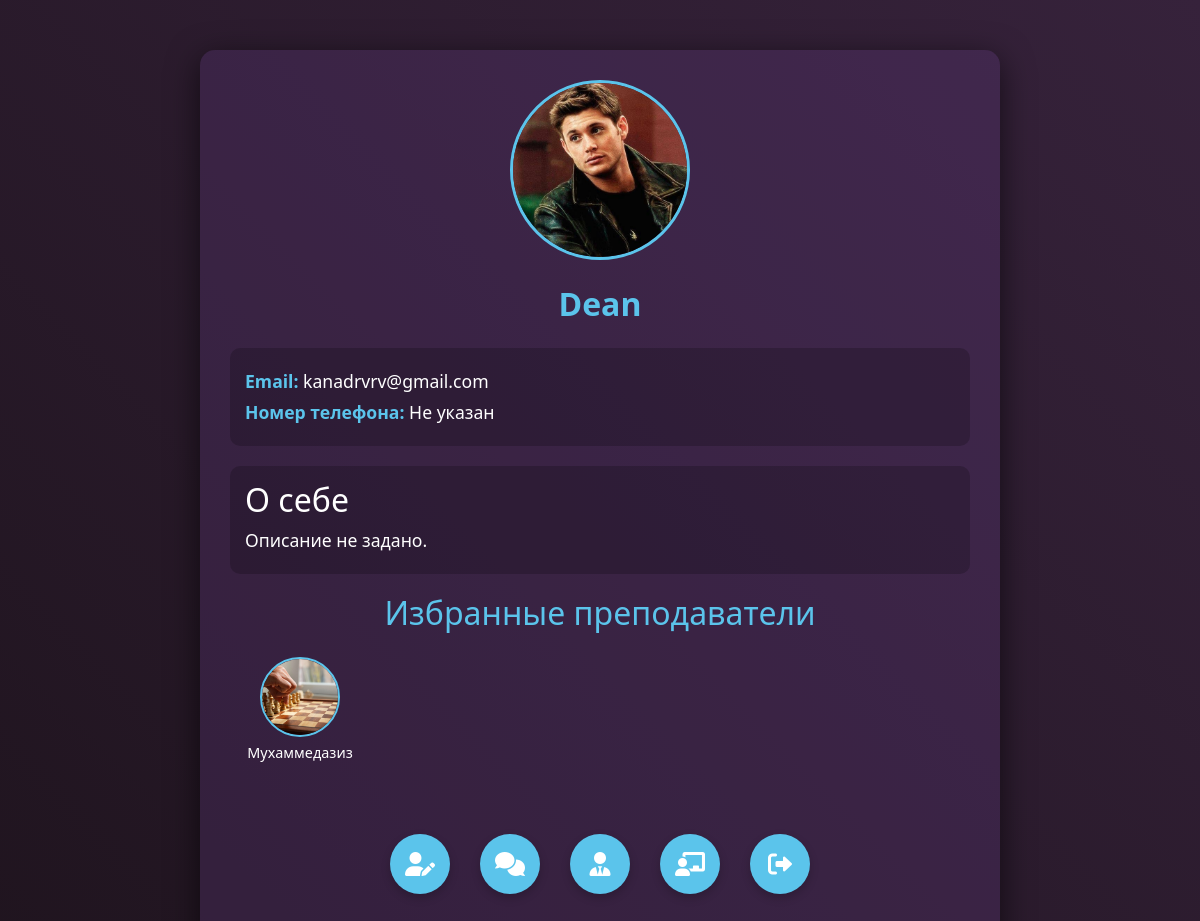
Screenshot of /my_profile/ (signed in) with the database file from the repository.
### accounts/models.py (models this page shows, shortened)
class CustomUser(AbstractUser):
    email = models.EmailField(unique=True)

### main/models.py (models this page shows, shortened)
class Profile(models.Model):
    user = models.OneToOneField(settings.AUTH_USER_MODEL, on_delete=models.CASCADE)
    name = models.CharField(max_length=255, blank=True)
    avatar = models.ImageField(upload_to='avatars/', blank=True, null=True)
    phone = models.CharField(max_length=20, blank=True)
    bio = models.TextField(blank=True)
    website = models.URLField(blank=True)
    favorite_teachers = models.ManyToManyField('Teacher', blank=True, related_name='favorited_by')
    is_teacher = models.BooleanField(default=False)
    owned_items = models.ManyToManyField(ShopItem, blank=True, related_name="owners")  # Купленные вещи
    balance = models.DecimalField(max_digits=10, decimal_places=2, default=0.00)
    selected_background = models.ForeignKey(ShopItem, null=True, blank=True, on_delete=models.SET_NULL, related_name='selected_backgrounds')
    selected_frame = models.ForeignKey(ShopItem, null=True, blank=True, on_delete=models.SET_NULL, related_name='selected_frames')
    selected_icon = models.ForeignKey(ShopItem, null=True, blank=True, on_delete=models.SET_NULL, related_name='selected_icons')

class Teacher(models.Model):
    user = models.ForeignKey(settings.AUTH_USER_MODEL, on_delete=models.CASCADE)
    name = models.CharField(max_length=255, default="")
    phone = models.CharField(max_length=20)
    skill_level = models.CharField(
        max_length=20,
        choices=[('Beginner', 'Beginner'), ('Intermediate', 'Intermediate'), ('Advanced', 'Advanced')],
        default='Beginner'
    )
    directions = models.TextField()
    skills = models.TextField()
    experience = models.TextField()
    price = models.FloatField()
    avatar = models.ImageField(upload_to='avatars/', blank=True, null=True)

### main/views.py (the view)
# urls.py: path('my_profile/', profile_view, name='my_profile'),
@login_required
def profile_view(request):
    profile = Profile.objects.get(user=request.user)
    chats = ChatMessage.objects.filter(
        Q(sender=request.user) | Q(receiver=request.user)
    ).values('sender', 'receiver').distinct()
    chat_users = set()
    for chat in chats:
        if chat['sender'] == request.user.id:
            chat_users.add(chat['receiver'])
        else:
            chat_users.add(chat['sender'])
    chat_teachers = Teacher.objects.filter(user__id__in=chat_users)
    return render(request, 'main/my_profile.html', {
        'chats': chat_teachers,
        'balance': profile.balance
    })

### main/templates/main/my_profile.html (shortened to what this page needs)
<!DOCTYPE html>
<html lang="ru">
<head>
  <link href="https://cdn.jsdelivr.net/npm/bootstrap@5.3.0/dist/css/bootstrap.min.css" rel="stylesheet">
    <link href="https://cdnjs.cloudflare.com/ajax/libs/font-awesome/6.0.0-beta3/css/all.min.css" rel="stylesheet">
</head>
<body>
  <div class="profile-container">
    {% if user.profile.avatar %}
      <img src="{{ user.profile.avatar.url }}" alt="{{ user.profile.name }}" class="avatar" id="avatarImage">
    {% else %}
      <img src="https://via.placeholder.com/180" alt="" class="avatar">
    {% endif %}
   <div class="name">
  {{ user.username|default:"Имя не задано" }}
</div>
    <div class="info">
      <p><strong>Email:</strong> {{ user.email }}</p>
      <p><strong>Номер телефона:</strong> {{ user.profile.phone|default:"Не указан" }}</p>
    </div>
    <div class="bio">
      <h2>О себе</h2>
      <p>{{ user.profile.bio|default:"Описание не задано." }}</p>
    </div>
    {% if user.profile.favorite_teachers.all %}
    <div class="favorites">
      <h2>Избранные преподаватели</h2>
      <div class="favorites-grid">
        {% for teacher in user.profile.favorite_teachers.all %}
          <a href="{% url 'teacher_detail' teacher.id %}" style="text-decoration: none; color: inherit;">
            <div class="favorite-teacher">
              {% if teacher.avatar %}
                <img src="{{ teacher.avatar.url }}" alt="{{ teacher.name }}">
              {% else %}
                <img src="https://via.placeholder.com/100" alt="Нет аватара">
              {% endif %}
              <p>{{ teacher.name }}</p>
            </div>
          </a>
        {% endfor %}
      </div>
    </div>
    {% endif %}
<div class="btn-container">
  <a href="{% url 'edit_profile' %}" class="btn-custom">
    <i class="fas fa-user-edit"></i>
  </a>
<a href="{% url 'chat_list' %}" class="btn-custom">
    <i class="fas fa-comments"></i>
</a>
  <a href="{% url 'my_teacher_ads' %}" class="btn-custom">
    <i class="fas fa-user-tie"></i>
  </a>
  <a href="{% url 'profile' %}" class="btn-custom become-teacher-btn">
    <i class="fas fa-chalkboard-teacher"></i>
  </a>
  <a href="{% url 'menu' %}" class="btn-custom">
    <i class="fas fa-sign-out-alt"></i>
  </a>
</div>
</body>
</html>

### main/templates/main/my_profile.html (style rules this page uses)
:root { --black: #1f141e; --purple: #6a3d8a; --blue: #5bc4eb; --light-green: #5ba56e; --dark-green: #2c806f; --gold: #ffd700; --white: #ffffff; }
body { background: linear-gradient(45deg, var(--black), #36223b); color: var(--white); font-family: 'Segoe UI', Tahoma, Geneva, Verdana, sans-serif; padding: 20px; margin: 0; }
.profile-container { max-width: 800px; margin: 30px auto; background: rgba(106, 61, 138, 0.25); padding: 30px; border-radius: 15px; box-shadow: 0 8px 32px rgba(0,0,0,0.6); }
.avatar { display: block; width: 180px; height: 180px; border-radius: 50%; margin: 0 auto 20px; object-fit: cover; border: 3px solid var(--blue); cursor: pointer; }
.name { text-align: center; font-size: 2rem; font-weight: bold; margin-bottom: 20px; color: var(--blue); }
.info, .bio, .chat-section { margin-bottom: 20px; padding: 15px; background: rgba(0, 0, 0, 0.2); border-radius: 10px; }
.info p, .bio p, .chat-section p { margin: 5px 0; font-size: 1.1rem; }
.info strong { color: var(--blue); }
.btn-custom { display: inline-block; background: var(--light-green); color: var(--white); padding: 10px 25px; border: none; border-radius: 5px; text-decoration: none; cursor: pointer; transition: background 0.3s ease; margin: 10px 5px; }
.favorites { margin-bottom: 20px; }
.favorites h2 { text-align: center; margin-bottom: 15px; color: var(--blue); }
.favorites-grid { display: grid; grid-template-columns: repeat(auto-fill, minmax(120px, 1fr)); gap: 10px; }
.favorite-teacher { text-align: center; background: none; padding: 10px; border-radius: 10px; transition: transform 0.2s ease; }
.favorite-teacher img { width: 80px; height: 80px; border-radius: 50%; object-fit: cover; border: 2px solid var(--blue); margin-bottom: 5px; }
.favorite-teacher p { font-size: 0.9rem; margin: 0; }
.btn-container { display: grid; grid-template-columns: repeat(auto-fit, minmax(50px, 1fr)); gap: 20px; justify-content: center; padding: 20px; }
.btn-custom { display: flex; justify-content: center; align-items: center; background: #5bc4eb; color: white; width: 60px; height: 60px; border: none; border-radius: 50%; text-decoration: none; font-size: 20px; transition: background 0.3s ease; }
.btn-container { display: flex; justify-content: center; gap: 30px; padding: 30px 20px; flex-wrap: wrap; position: relative; z-index: 1; }
.btn-custom { width: 70px; height: 70px; border-radius: 50%; background: var(--blue); transition: all 0.3s cubic-bezier(0.4, 0, 0.2, 1); box-shadow: 0 4px 15px rgba(0,0,0,0.2); position: relative; overflow: hidden; display: flex; align-items: center; justify-content: center; }
.btn-custom::after { content: ''; position: absolute; top: 50%; left: 50%; width: 0; height: 0; background: rgba(255,255,255,0.2); border-radius: 50%; transform: translate(-50%, -50%); transition: width 0.3s, height 0.3s; }
.btn-custom i { transition: transform 0.3s ease; }
.btn-container { display: flex; justify-content: center; gap: 20px; margin-top: 20px; }
.btn-custom { background: #5ba56e; color: white; padding: 15px; border-radius: 50%; display: flex; align-items: center; justify-content: center; width: 60px; height: 60px; text-decoration: none; font-size: 24px; transition: background 0.3s ease; }
.btn-custom { background: var(--blue); color: white; width: 60px; height: 60px; border-radius: 50%; display: flex; align-items: center; justify-content: center; text-decoration: none; font-size: 24px; transition: background 0.3s ease, transform 0.2s ease; box-shadow: 0 4px 10px rgba(0, 0, 0, 0.2); }

### rows the page displays
CustomUser: profile.avatar (picture), username "Dean", email "kanadrvrv@gmail.com", profile.phone "Не указан", profile.bio "Описание не задано."
Teacher: avatar (picture), name "Мухаммедазиз"
